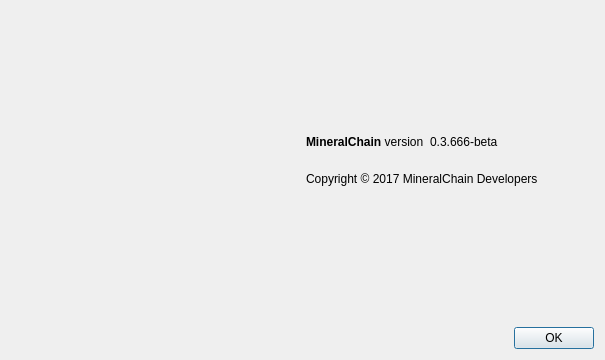
<?xml version="1.0" encoding="UTF-8"?>
<ui version="4.0">
 <class>AboutDialog</class>
 <widget class="QDialog" name="AboutDialog">
  <property name="geometry">
   <rect>
    <x>0</x>
    <y>0</y>
    <width>605</width>
    <height>360</height>
   </rect>
  </property>
  <property name="windowTitle">
   <string>About MineralChain</string>
  </property>
  <layout class="QGridLayout" name="gridLayout" columnstretch="5,5">
   <item row="0" column="0">
    <widget class="QLabel" name="label_4">
     <property name="sizePolicy">
      <sizepolicy hsizetype="Preferred" vsizetype="Ignored">
       <horstretch>0</horstretch>
       <verstretch>0</verstretch>
      </sizepolicy>
     </property>
     <property name="pixmap">
      <pixmap resource="../bitcoin.qrc">:/images/about</pixmap>
     </property>
    </widget>
   </item>
   <item row="0" column="1">
    <layout class="QVBoxLayout" name="verticalLayout_2">
     <item>
      <spacer name="verticalSpacer_2">
       <property name="orientation">
        <enum>Qt::Vertical</enum>
       </property>
       <property name="sizeHint" stdset="0">
        <size>
         <width>20</width>
         <height>40</height>
        </size>
       </property>
      </spacer>
     </item>
     <item>
      <layout class="QHBoxLayout" name="horizontalLayout">
       <item>
        <widget class="QLabel" name="label">
         <property name="cursor">
          <cursorShape>IBeamCursor</cursorShape>
         </property>
         <property name="text">
          <string>&lt;b&gt;MineralChain&lt;/b&gt; version</string>
         </property>
         <property name="textInteractionFlags">
          <set>Qt::LinksAccessibleByMouse|Qt::TextSelectableByKeyboard|Qt::TextSelectableByMouse</set>
         </property>
        </widget>
       </item>
       <item>
        <widget class="QLabel" name="versionLabel">
         <property name="cursor">
          <cursorShape>IBeamCursor</cursorShape>
         </property>
         <property name="text">
          <string notr="true">0.3.666-beta</string>
         </property>
         <property name="textInteractionFlags">
          <set>Qt::LinksAccessibleByMouse|Qt::TextSelectableByKeyboard|Qt::TextSelectableByMouse</set>
         </property>
        </widget>
       </item>
       <item>
        <spacer name="horizontalSpacer">
         <property name="orientation">
          <enum>Qt::Horizontal</enum>
         </property>
         <property name="sizeHint" stdset="0">
          <size>
           <width>40</width>
           <height>20</height>
          </size>
         </property>
        </spacer>
       </item>
      </layout>
     </item>
     <item>
      <widget class="QLabel" name="copyrightLabel">
       <property name="cursor">
        <cursorShape>IBeamCursor</cursorShape>
       </property>
       <property name="text">
        <string>
Copyright © 2017 MineralChain Developers
</string>
       </property>
       <property name="textInteractionFlags">
        <set>Qt::LinksAccessibleByMouse|Qt::TextSelectableByKeyboard|Qt::TextSelectableByMouse</set>
       </property>
      </widget>
     </item>
     <item>
      <spacer name="verticalSpacer">
       <property name="orientation">
        <enum>Qt::Vertical</enum>
       </property>
       <property name="sizeHint" stdset="0">
        <size>
         <width>20</width>
         <height>40</height>
        </size>
       </property>
      </spacer>
     </item>
     <item>
      <widget class="QDialogButtonBox" name="buttonBox">
       <property name="orientation">
        <enum>Qt::Horizontal</enum>
       </property>
       <property name="standardButtons">
        <set>QDialogButtonBox::Ok</set>
       </property>
      </widget>
     </item>
    </layout>
   </item>
  </layout>
 </widget>
 <resources>
  <include location="../bitcoin.qrc"/>
 </resources>
 <connections>
  <connection>
   <sender>buttonBox</sender>
   <signal>accepted()</signal>
   <receiver>AboutDialog</receiver>
   <slot>accept()</slot>
   <hints>
    <hint type="sourcelabel">
     <x>360</x>
     <y>308</y>
    </hint>
    <hint type="destinationlabel">
     <x>157</x>
     <y>274</y>
    </hint>
   </hints>
  </connection>
  <connection>
   <sender>buttonBox</sender>
   <signal>rejected()</signal>
   <receiver>AboutDialog</receiver>
   <slot>reject()</slot>
   <hints>
    <hint type="sourcelabel">
     <x>428</x>
     <y>308</y>
    </hint>
    <hint type="destinationlabel">
     <x>286</x>
     <y>274</y>
    </hint>
   </hints>
  </connection>
 </connections>
</ui>
